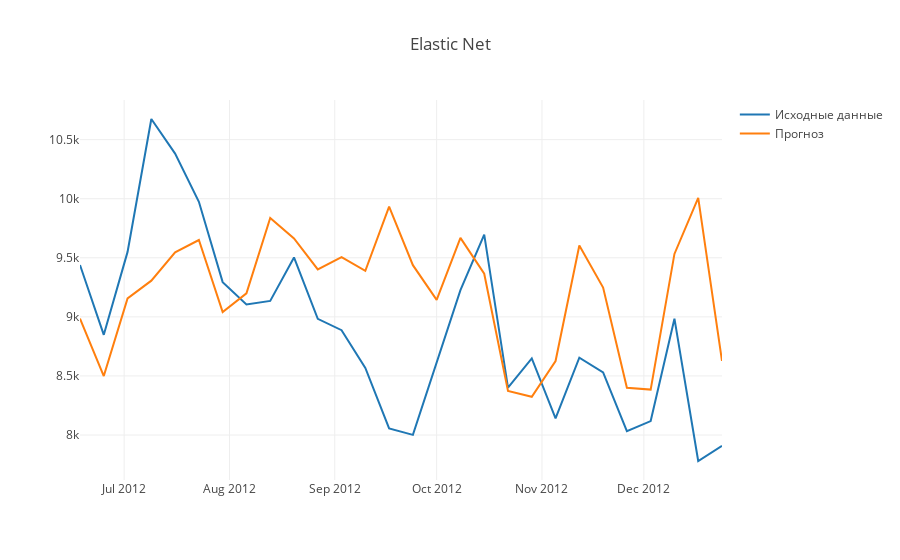

Notebook source saved alongside this figure:
### Markdown cell above
Повторим процедуру для elastic net

### Code cell
param_grid = {'alpha': [0.01, 0.03, 0.1, 0.3, 1, 3, 10, 30, 100],
              'l1_ratio': [0, 0.01, 0.03, 0.1, 0.3]}

elastic_net = ElasticNet()
elastic_net_cv = GridSearchCV(elastic_net,
                     param_grid=param_grid)
elastic_net_cv.fit(X_train, y_train)
elastic_net_predict = elastic_net_cv.predict(X_test)

plotly_df(pd.DataFrame({'Исходные данные': y_test, 'Прогноз': elastic_net_predict}, index=learning_samples.index[116:]),
          title='Elastic Net')

### Figure 1 — Plotly figure (JSON) as saved in the notebook; plotly's stock layout.template omitted (floating-point values rounded to 4 significant figures)
{"data": [{"mode": "lines", "name": "Исходные данные", "type": "scatter", "x": ["2012-06-18", "2012-06-25", "2012-07-02", "2012-07-09", "2012-07-16", "2012-07-23", "2012-07-30", "2012-08-06", "2012-08-13", "2012-08-20", "2012-08-27", "2012-09-03", "2012-09-10", "2012-09-17", "2012-09-24", "2012-10-01", "2012-10-08", "2012-10-15", "2012-10-22", "2012-10-29", "2012-11-05", "2012-11-12", "2012-11-19", "2012-11-26", "2012-12-03", "2012-12-10", "2012-12-17", "2012-12-24"], "y": [9439, 8848, 9550, 10675, 10382, 9974, 9294, 9105, 9135, 9503, 8983, 8887, 8568, 8056, 8001, 8606, 9226, 9696, 8401, 8649, 8140, 8654, 8530, 8032, 8118, 8985, 7780, 7908]}, {"mode": "lines", "name": "Прогноз", "type": "scatter", "x": ["2012-06-18", "2012-06-25", "2012-07-02", "2012-07-09", "2012-07-16", "2012-07-23", "2012-07-30", "2012-08-06", "2012-08-13", "2012-08-20", "2012-08-27", "2012-09-03", "2012-09-10", "2012-09-17", "2012-09-24", "2012-10-01", "2012-10-08", "2012-10-15", "2012-10-22", "2012-10-29", "2012-11-05", "2012-11-12", "2012-11-19", "2012-11-26", "2012-12-03", "2012-12-10", "2012-12-17", "2012-12-24"], "y": [8986.0, 8499.0, 9156.0, 9306.0, 9546.0, 9651.0, 9041.0, 9199.0, 9837.0, 9664.0, 9402.0, 9506.0, 9390.0, 9934.0, 9438.0, 9144.0, 9668.0, 9365.0, 8373.0, 8324.0, 8626.0, 9605.0, 9248.0, 8400.0, 8385.0, 9533.0, 10010.0, 8627.0]}], "layout": {"title": "Elastic Net"}}
